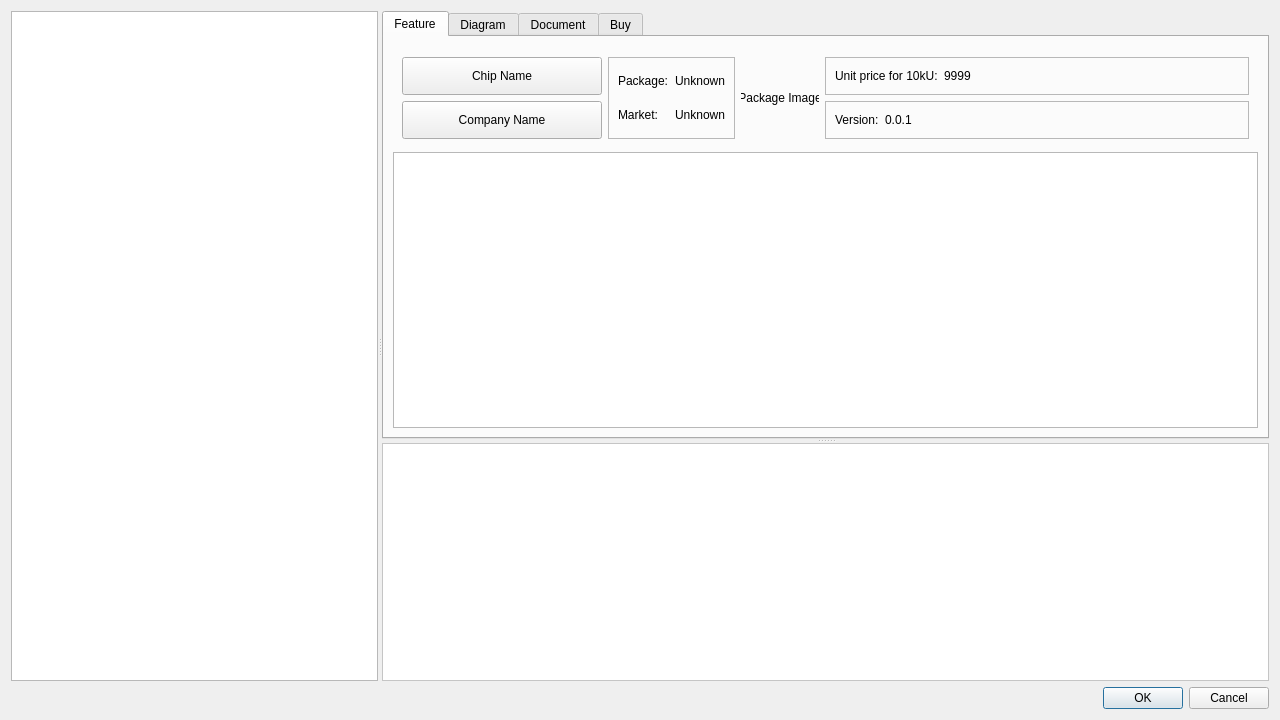
<?xml version="1.0" encoding="UTF-8"?>
<ui version="4.0">
 <class>dialogChooseChip</class>
 <widget class="QDialog" name="dialogChooseChip">
  <property name="geometry">
   <rect>
    <x>0</x>
    <y>0</y>
    <width>1280</width>
    <height>720</height>
   </rect>
  </property>
  <property name="windowTitle">
   <string>New project from Chip</string>
  </property>
  <layout class="QGridLayout" name="gridLayout_3">
   <item row="0" column="0">
    <widget class="QSplitter" name="splitter_2">
     <property name="orientation">
      <enum>Qt::Horizontal</enum>
     </property>
     <widget class="QTreeView" name="treeViewChipFilter">
      <property name="sizePolicy">
       <sizepolicy hsizetype="Fixed" vsizetype="Expanding">
        <horstretch>0</horstretch>
        <verstretch>0</verstretch>
       </sizepolicy>
      </property>
     </widget>
     <widget class="QSplitter" name="splitter">
      <property name="orientation">
       <enum>Qt::Vertical</enum>
      </property>
      <widget class="QTabWidget" name="tabwidget">
       <property name="currentIndex">
        <number>0</number>
       </property>
       <widget class="QWidget" name="tabFeature">
        <attribute name="title">
         <string>Feature</string>
        </attribute>
        <layout class="QGridLayout" name="gridLayout_7">
         <item row="0" column="0">
          <widget class="QFrame" name="frame_2">
           <property name="minimumSize">
            <size>
             <width>0</width>
             <height>100</height>
            </size>
           </property>
           <property name="maximumSize">
            <size>
             <width>16777215</width>
             <height>96</height>
            </size>
           </property>
           <property name="frameShape">
            <enum>QFrame::NoFrame</enum>
           </property>
           <property name="frameShadow">
            <enum>QFrame::Raised</enum>
           </property>
           <layout class="QGridLayout" name="gridLayout_6" rowstretch="1,1,0">
            <item row="0" column="0">
             <widget class="QPushButton" name="pushButtonName">
              <property name="sizePolicy">
               <sizepolicy hsizetype="Preferred" vsizetype="Preferred">
                <horstretch>0</horstretch>
                <verstretch>0</verstretch>
               </sizepolicy>
              </property>
              <property name="minimumSize">
               <size>
                <width>200</width>
                <height>36</height>
               </size>
              </property>
              <property name="text">
               <string>Chip Name</string>
              </property>
             </widget>
            </item>
            <item row="0" column="2" rowspan="3">
             <widget class="QLabel" name="labelPackageImage">
              <property name="enabled">
               <bool>true</bool>
              </property>
              <property name="sizePolicy">
               <sizepolicy hsizetype="Preferred" vsizetype="Preferred">
                <horstretch>0</horstretch>
                <verstretch>0</verstretch>
               </sizepolicy>
              </property>
              <property name="minimumSize">
               <size>
                <width>0</width>
                <height>0</height>
               </size>
              </property>
              <property name="maximumSize">
               <size>
                <width>78</width>
                <height>78</height>
               </size>
              </property>
              <property name="sizeIncrement">
               <size>
                <width>0</width>
                <height>0</height>
               </size>
              </property>
              <property name="baseSize">
               <size>
                <width>0</width>
                <height>0</height>
               </size>
              </property>
              <property name="text">
               <string>Package Image</string>
              </property>
              <property name="scaledContents">
               <bool>true</bool>
              </property>
              <property name="alignment">
               <set>Qt::AlignCenter</set>
              </property>
             </widget>
            </item>
            <item row="0" column="3">
             <widget class="QFrame" name="frame_3">
              <property name="sizePolicy">
               <sizepolicy hsizetype="Expanding" vsizetype="Preferred">
                <horstretch>0</horstretch>
                <verstretch>0</verstretch>
               </sizepolicy>
              </property>
              <property name="frameShape">
               <enum>QFrame::StyledPanel</enum>
              </property>
              <property name="frameShadow">
               <enum>QFrame::Raised</enum>
              </property>
              <layout class="QGridLayout" name="gridLayout_2">
               <property name="topMargin">
                <number>0</number>
               </property>
               <property name="bottomMargin">
                <number>0</number>
               </property>
               <item row="0" column="0">
                <widget class="QLabel" name="label_4">
                 <property name="text">
                  <string>Unit price for 10kU:</string>
                 </property>
                </widget>
               </item>
               <item row="0" column="1">
                <widget class="QLabel" name="labelPrice">
                 <property name="sizePolicy">
                  <sizepolicy hsizetype="Expanding" vsizetype="Preferred">
                   <horstretch>0</horstretch>
                   <verstretch>0</verstretch>
                  </sizepolicy>
                 </property>
                 <property name="text">
                  <string notr="true">9999</string>
                 </property>
                </widget>
               </item>
              </layout>
             </widget>
            </item>
            <item row="1" column="3" rowspan="2">
             <widget class="QFrame" name="frame_4">
              <property name="sizePolicy">
               <sizepolicy hsizetype="Expanding" vsizetype="Preferred">
                <horstretch>0</horstretch>
                <verstretch>0</verstretch>
               </sizepolicy>
              </property>
              <property name="frameShape">
               <enum>QFrame::StyledPanel</enum>
              </property>
              <property name="frameShadow">
               <enum>QFrame::Raised</enum>
              </property>
              <layout class="QGridLayout" name="gridLayout_4">
               <property name="topMargin">
                <number>0</number>
               </property>
               <property name="bottomMargin">
                <number>0</number>
               </property>
               <item row="0" column="0">
                <widget class="QLabel" name="label_6">
                 <property name="text">
                  <string>Version:</string>
                 </property>
                </widget>
               </item>
               <item row="0" column="1">
                <widget class="QLabel" name="labelVersions">
                 <property name="sizePolicy">
                  <sizepolicy hsizetype="Expanding" vsizetype="Preferred">
                   <horstretch>0</horstretch>
                   <verstretch>0</verstretch>
                  </sizepolicy>
                 </property>
                 <property name="text">
                  <string notr="true">0.0.1</string>
                 </property>
                </widget>
               </item>
              </layout>
             </widget>
            </item>
            <item row="0" column="1" rowspan="3">
             <widget class="QFrame" name="frame_5">
              <property name="sizePolicy">
               <sizepolicy hsizetype="Fixed" vsizetype="Preferred">
                <horstretch>0</horstretch>
                <verstretch>0</verstretch>
               </sizepolicy>
              </property>
              <property name="frameShape">
               <enum>QFrame::StyledPanel</enum>
              </property>
              <property name="frameShadow">
               <enum>QFrame::Raised</enum>
              </property>
              <layout class="QGridLayout" name="gridLayout_5">
               <item row="2" column="1">
                <widget class="QLabel" name="labelMarketStatus">
                 <property name="sizePolicy">
                  <sizepolicy hsizetype="Minimum" vsizetype="Preferred">
                   <horstretch>0</horstretch>
                   <verstretch>0</verstretch>
                  </sizepolicy>
                 </property>
                 <property name="text">
                  <string>Unknown</string>
                 </property>
                </widget>
               </item>
               <item row="0" column="1">
                <widget class="QLabel" name="labelPackage">
                 <property name="text">
                  <string>Unknown</string>
                 </property>
                </widget>
               </item>
               <item row="2" column="0">
                <widget class="QLabel" name="label_2">
                 <property name="sizePolicy">
                  <sizepolicy hsizetype="Minimum" vsizetype="Preferred">
                   <horstretch>0</horstretch>
                   <verstretch>0</verstretch>
                  </sizepolicy>
                 </property>
                 <property name="text">
                  <string>Market:</string>
                 </property>
                </widget>
               </item>
               <item row="0" column="0">
                <widget class="QLabel" name="label_8">
                 <property name="text">
                  <string>Package:</string>
                 </property>
                </widget>
               </item>
              </layout>
             </widget>
            </item>
            <item row="1" column="0" rowspan="2">
             <widget class="QPushButton" name="pushButtonCompany">
              <property name="sizePolicy">
               <sizepolicy hsizetype="Preferred" vsizetype="Preferred">
                <horstretch>0</horstretch>
                <verstretch>0</verstretch>
               </sizepolicy>
              </property>
              <property name="minimumSize">
               <size>
                <width>0</width>
                <height>36</height>
               </size>
              </property>
              <property name="text">
               <string>Company Name</string>
              </property>
             </widget>
            </item>
           </layout>
          </widget>
         </item>
         <item row="1" column="0">
          <widget class="QTextBrowser" name="textBrowserReadme">
           <property name="font">
            <font>
             <family>JetBrains Mono</family>
            </font>
           </property>
           <property name="openExternalLinks">
            <bool>true</bool>
           </property>
           <property name="openLinks">
            <bool>true</bool>
           </property>
          </widget>
         </item>
        </layout>
       </widget>
       <widget class="QWidget" name="tabDiagram">
        <attribute name="title">
         <string>Diagram</string>
        </attribute>
       </widget>
       <widget class="QWidget" name="tabDocument">
        <attribute name="title">
         <string>Document</string>
        </attribute>
       </widget>
       <widget class="QWidget" name="tabBuy">
        <attribute name="title">
         <string>Buy</string>
        </attribute>
       </widget>
      </widget>
      <widget class="QWidget" name="widget" native="true">
       <property name="styleSheet">
        <string notr="true">background-color: rgb(255, 255, 255);</string>
       </property>
       <layout class="QGridLayout" name="gridLayout">
        <item row="0" column="0">
         <widget class="QTableView" name="tableViewChipInfos">
          <attribute name="horizontalHeaderHighlightSections">
           <bool>false</bool>
          </attribute>
          <attribute name="verticalHeaderHighlightSections">
           <bool>false</bool>
          </attribute>
         </widget>
        </item>
       </layout>
      </widget>
     </widget>
    </widget>
   </item>
   <item row="1" column="0">
    <widget class="QDialogButtonBox" name="dialogButtonBox">
     <property name="orientation">
      <enum>Qt::Horizontal</enum>
     </property>
     <property name="standardButtons">
      <set>QDialogButtonBox::Cancel|QDialogButtonBox::Ok</set>
     </property>
    </widget>
   </item>
  </layout>
 </widget>
 <resources/>
 <connections/>
</ui>
